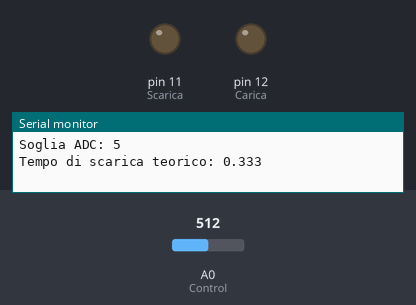
The sketch below on a simulated Arduino Uno, built with avr-gcc and run on an emulated ATmega328P. On the bench: output pins drawn as LEDs (lit = HIGH), the last lines printed to the serial monitor. The test bench sets the inputs (shaded band); at power-on: A0 (Control) = 512.

Above: at 1.8 s.
1.9 s: A0 (Control) set to 7
4.9 s: A0 (Control) set to 4
At 7.7 s:
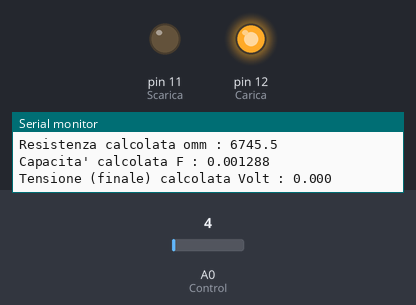
7.9 s: A0 (Control) set to 122
9.5 s: A0 (Control) set to 0
At 13.3 s:
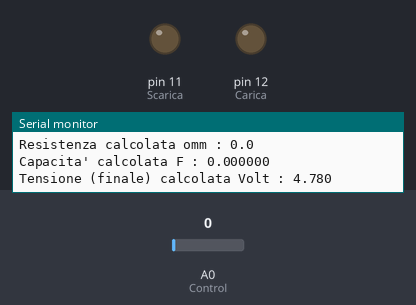
Timing chart, 0 to 13.5 s (numbered marks = the images above; inputs shaded):
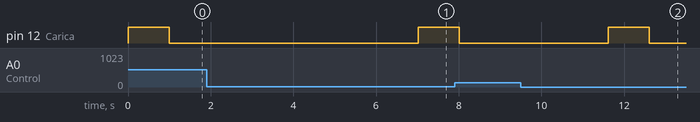

The sketch:

capacimetro.ino
```cpp
#include <Arduino.h>

/*  Sergio & Adriano Prenleloup
Verificar o valor de R no circuito e no codigo,
para obter uma leitura precisa.

http://avventurarduino.blogspot.com.br/2013/05/arduino-partiamo-da-zero-n7-post.html
        12 / 05 / 2013
     Tempo di carica e scarica condensatore  v. 2.02
     Misurazione della capacità
     Misurazione della resistenza

 Un ringraziamento a Nicola Amatucci sul suo blog l'idea base ed in nucleo
 dello sketch.

   Con questo sketch s'imposta il tempo di carica nella
   variabilie tc e si rileva il tempo di scarica.
   Si leggono i tempi su monitor seriale.

 */

// pin digitali in uso carica e scarica condensatore
int Carica  = 12;
int Scarica = 11;

// pin analogico di controllo per verificare il raggiungimento del
// livello di scarica impostato di C1 (Vedi Vf)
int Control = 0; // pin analo A0

//variabili in uso
unsigned long Carica_t0 = 0; //registra t0 inizio carica
int Carica_t1 = 0;  // progressione del tempo di carica

int tc = 1000;   // costante di tempo carica a cui arrivare
                // si sceglierà in relazione alla capacità di C1
                // ed al valore della resistenza di R1 in modo di avere
                //   la certezza di raggiungere la carica completa.

unsigned long Scarica_t0 = 0; // registra il t0 inizio scarica condensatore
unsigned long Scarica_t1 = 0; // contiene il tempo di scarica a partire da t0
                              // fino al raggiungimento della scarica completa
                              // che viene verificata dal pin analogico A0

/* Questi valori si sono utilizzati per testare i risultati teorici
confrontandoli con i risultati misurati.
    Se si cambiano i componenti dovranno essere aggiornati
    altrimenti i valori calcolati non risultano giusti.
*/

//parametri circuito
double prec = 1E3;   // costante milli
double R = 576.0;   //Resistenza di scarica in omm (valore misurato)
double C = 110E-6;  //Condensatore in Farad (100 micro-F)
double Vi = 4.78;   //Vo = tensione iniziale (condensatore carico) 5 volt
double Vf = 0.025 ; //Vs = tensione finale (condensatore scarico) 25 millivolt
                    // non porre a 0 questo valore altrimenti avremo errore
                    // divisione per "0"

int sogliaADC = floor(Vf * 1024 / Vi); // contiene il valore numerico
                                  // attribuito dal dac di arduino  ai 25 mV.
// ***********************************************************************

/* formula e formule inverse qui sotto ho inserito queste formule per
controlli in fase di prove di funzionamento queste funzionano solo se
nelle variabili sopra indicate sono stati inseriti i valori presenti nel
circuito.
calolaC funziona se è fissata la R ( logicamente anche Vi e Vf )
calcolaR funziona se è fissato C (logicamente anche Vi e Vf )
*Con le opportune modifiche è possibile eliminare quelle che non interessano *
*/

double tempoScaricaTeorico = (R*C*log(Vi/Vf));
/* formula per stabilire il tempo di scarica teorico che confronteremo
con il tempo misurato, si devono impostare R e C con valore noto.
*/
double calcolaC(unsigned long tf) // qui si calcola il valore del condensatore
{                                 // se C è incognito dovremo fissare R
  double t = tf;
  return (t/prec) / (R * log(Vi/Vf));
}

double calcolaR(unsigned long tf)  // qui si calcola il valore della resistenza
                                   // di scarica.
{                                  //  se R è incognito dovremo fissare C
  double t = tf;
  return (t/prec) / (C * log(Vi/Vf));
}

double calcolaV(unsigned long tf) // qui si valcola la Vf
                                  //(controllo teorico con R e C conosciuti
{
  double t = tf;
  return Vi * exp(-(t/prec)/(R*C));
}

void setup()
{

  Serial.begin(9600);
  pinMode (Control, INPUT);
  pinMode (Carica, OUTPUT); //pronto per la carica
  pinMode (Scarica, INPUT); // (INPUT) blocca la scarica

  Serial.print("Soglia ADC: "); // valore scelto vicino allo zero.
  Serial.println( sogliaADC);
  Serial.print("Tempo di scarica teorico: ");
  Serial.println( tempoScaricaTeorico, 3);
}

double Rcalc = 0.0;
double Ccalc = 0.0;
double Vcalc = 0.0;
double Tcalc = 0.0;
  void loop()
  {
        //inizio carica
        pinMode (Carica, OUTPUT);  //abilita il pin alla carica
        Carica_t0 = millis();     // si registra il tempo di partenza
        digitalWrite (Carica, HIGH);  // si avvia la carica
        delay (tc);                  // tempo di carica (tc)

        Carica_t1 = ( millis()- Carica_t0 ); //si conteggia il tempo di
                                             // carica
        digitalWrite (Carica, LOW);
        pinMode (Carica, INPUT);  // con questa si blocca l'eventuale scarica
                                  // anche da questo pin.
        //fine carica ********************************************

       // inizio scarica
        pinMode (Scarica, OUTPUT); // si abilita alla scarica
        Scarica_t0 = millis();   // si registra il tempo  inizio scarica
        digitalWrite( Scarica, LOW);  // inizia la scarica

        while ( analogRead (Control) > sogliaADC){}
        /*  attende fino a quando il pin A0 non raggiuge
               il valore scelto di scarica ( Vf)*/

        Scarica_t1 = ( millis () - Scarica_t0);
        // conteggia il tempo di scarica

        pinMode (Scarica, INPUT);  //blocca la scarica
        // fine scarica *******************************************

        Rcalc = calcolaR(Scarica_t1);  // si fanno i calcoli
        Ccalc = calcolaC(Scarica_t1);
        Vcalc = calcolaV(Scarica_t1);

         // stampa i dati   lettura sul monitor
         Serial.println(" ");
         Serial.print("Tempo Carica secondi: ");
         Serial.println( (Carica_t1/prec), 3);
         Serial.println(" ");
         Serial.print("Tempo Scarica secondi: ");
         Serial.println(( Scarica_t1/prec), 3);
         Serial.print("Resistenza calcolata omm : ");
         Serial.println( Rcalc, 1);
         Serial.print("Capacita' calcolata F : ");
         Serial.println( Ccalc, 6);
         Serial.print("Tensione (finale) calcolata Volt : ");
         Serial.println( Vcalc, 3);

          delay (2000);  //attesa

          //ripristino le variabili
          Carica_t0 = 0;
          Carica_t1 = 0;
          Scarica_t0 = 0;
          Scarica_t1 = 0;
  }
  //end
```

Measured:
- the behaviour switches between 6 and 5 on A0 (Control) (found by bisection; images 0 and 1)
- after the input at 1.9 s, every drawn part: stays the same
- after the input at 4.9 s, pin 12 (Carica): LOW → HIGH after 2.1 s
- after the input at 9.5 s, pin 12 (Carica): LOW → HIGH after 2.1 s, → LOW 1.0 s later
